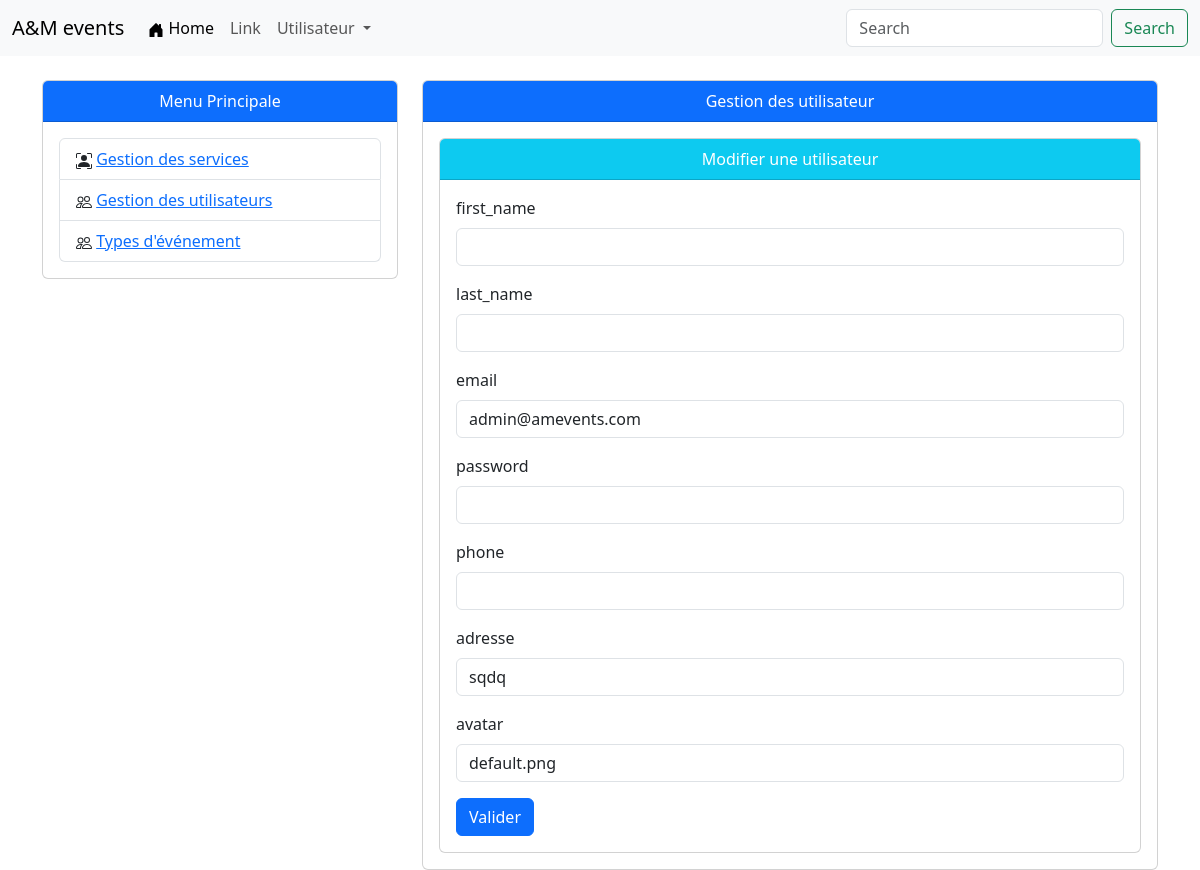
Screenshot of /___admin/utilisateurs/modifier.php?id=1 with the database file from the repository.
### tables this page shows
CREATE TABLE `utilisateurs` (
  `id` int(11) NOT NULL,
  `prenom` varchar(20) NOT NULL,
  `nom` varchar(20) NOT NULL,
  `email` varchar(20) NOT NULL,
  `type_utilisateur` enum('role_admin','role_prestataire','role_client','') NOT NULL,
  `mot_de_passe` varchar(255) NOT NULL,
  `telephone` int(11) NOT NULL,
  `adresse` text NOT NULL,
  `avatar` varchar(255) NOT NULL DEFAULT 'default.png',
  `statut` enum('en_verification','bloquer','active','') NOT NULL DEFAULT 'en_verification'
);

### ___admin/utilisateurs/modifier.php (the view, shortened to what this page needs)
<?php include_once('../shared/header.php'); ?>
<?php include_once('../shared/navbar.php'); ?>
<?php
$id = $_GET['id'];
$con = mysqli_connect('localhost', 'root', '', 'db_events');
$delete = "SELECT * FROM utilisateurs WHERE id = $id";
$utilisateurs = mysqli_fetch_assoc(mysqli_query($con, $delete));
?>
<div class="container">
    <div class="row mt-4">
        <div class="col-4">
            <div class="card">
                <div class="card-header text-center bg-primary text-white">Menu Principale</div>
                <div class="card-body">
                    <?php
                    include_once('../shared/menu.php');
                    ?>
                </div>
            </div>
        </div>
        <div class="col-8">
            <div class="card">
                <div class="card-header text-center bg-primary text-white">Gestion des utilisateur</div>
                <div class="card-body">
                    <div class="row">
                        <div class="col">
                            <div class="card">
                                <div class="card-header  text-center bg-info text-white">Modifier une utilisateur</div>
                                <div class="card-body">
                                    <form action="" method="post">
                                        <div class="mb-3">
                                            <label for="exampleInputEmail1" class="form-label">first_name</label>
                                            <input type="text" class="form-control" name="first_name" value="<?= $utilisateurs['first_name'] ?>" id="exampleInputEmail1">
                                        </div>
                                        <div class="mb-3">
                                            <label for="exampleInputEmail1" class="form-label">last_name</label>
                                            <input type="text" class="form-control" name="last_name" value="<?= $utilisateurs['last_name'] ?>" id="exampleInputEmail1">
                                        </div>
                                        <div class="mb-3">
                                            <label for="exampleInputEmail1" class="form-label">email</label>
                                            <input type="text" class="form-control" name="email" value="<?= $utilisateurs['email'] ?>" id="exampleInputEmail1">
                                        </div>
                                        <div class="mb-3">
                                            <label for="exampleInputEmail1" class="form-label">password</label>
                                            <input type="text" class="form-control" name="password" value="<?= $utilisateurs['password'] ?>" id="exampleInputEmail1">
                                        </div>
                                        <div class="mb-3">
                                            <label for="exampleInputEmail1" class="form-label">phone</label>
                                            <input type="text" class="form-control" name="phone" value="<?= $utilisateurs['phone'] ?>" id="exampleInputEmail1">
                                        </div>
                                        <div class="mb-3">
                                            <label for="exampleInputEmail1" class="form-label">adresse</label>
                                            <input type="text" class="form-control" name="adresse" value="<?= $utilisateurs['adresse'] ?>" id="exampleInputEmail1">
                                        </div>
                                        <div class="mb-3">
                                            <label for="exampleInputEmail1" class="form-label">avatar</label>
                                            <input type="text" class="form-control" name="avatar" value="<?= $utilisateurs['avatar'] ?>" id="exampleInputEmail1">
                                        </div>
                                        <button type="submit" name="valid" class="btn btn-primary">Valider</button>
                                    </form>
                                </div>
                            </div>
                        </div>
                    </div>
                </div>
            </div>
        </div>
    </div>
</div>
<?php include_once('../shared/footer.php'); ?>

### rows the page displays
utilisateurs: email "admin@amevents.com", adresse "sqdq", avatar "default.png"
